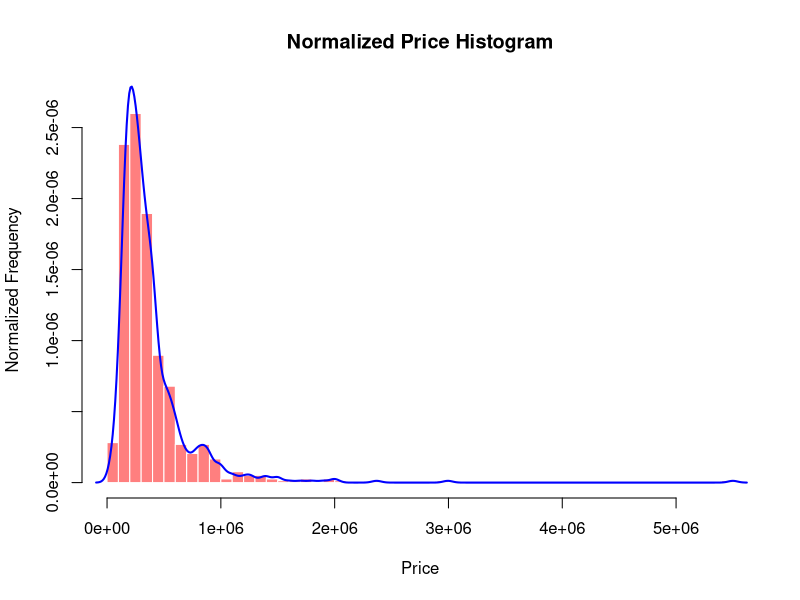
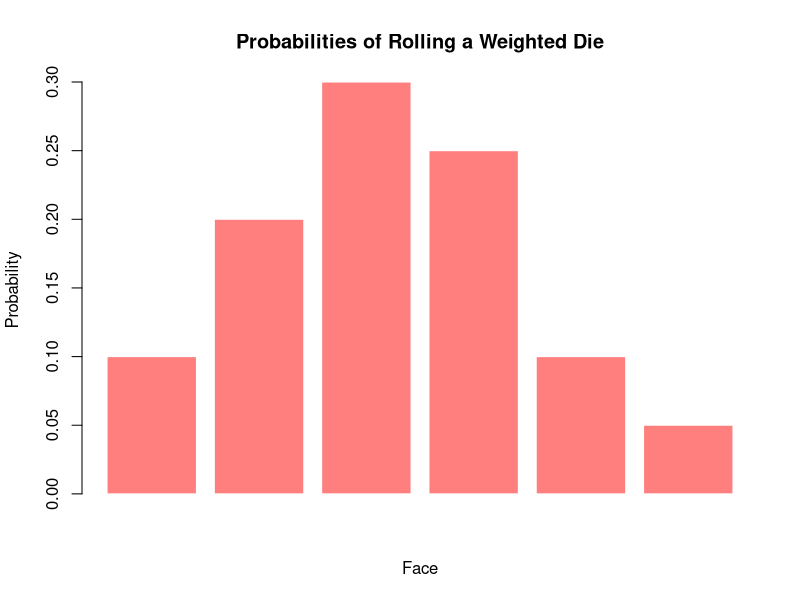
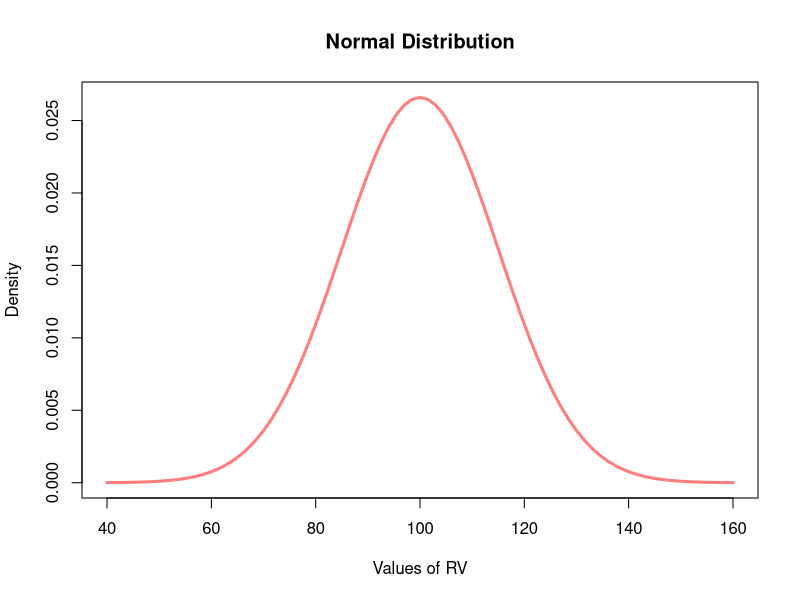
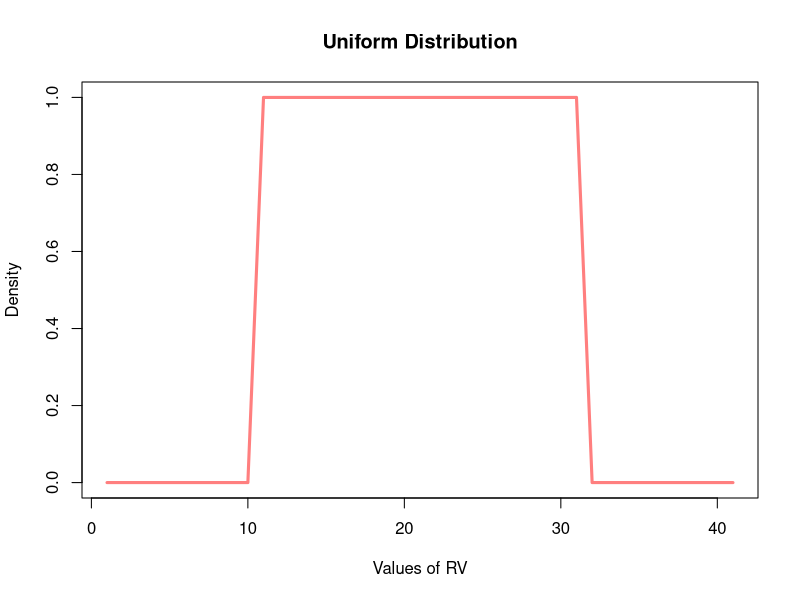
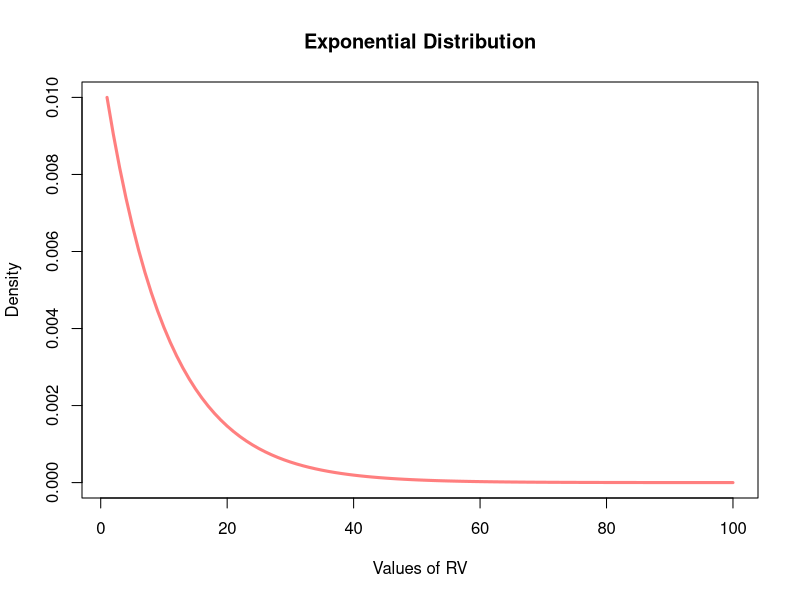
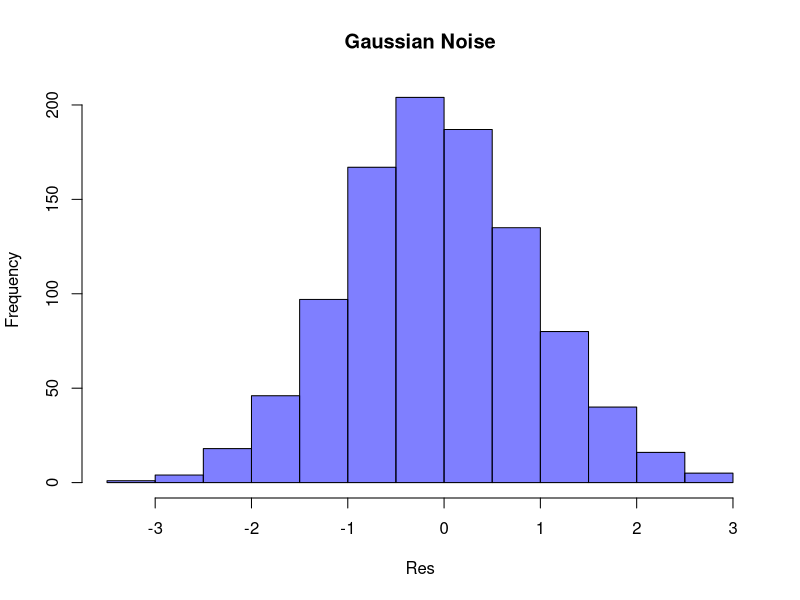
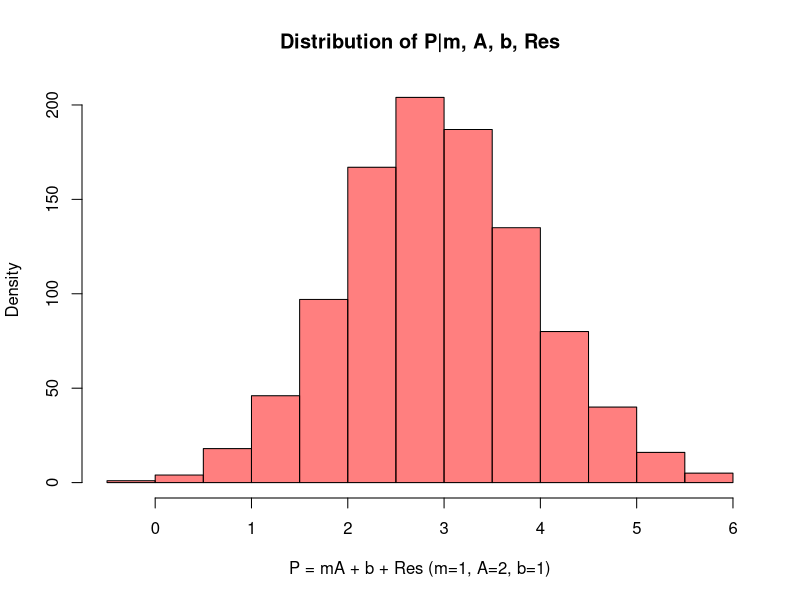
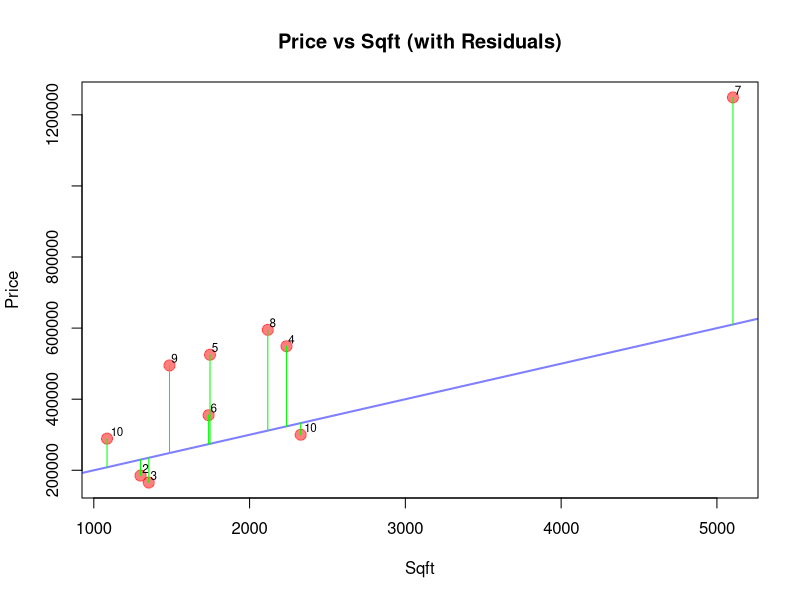

Generate these figures, in order, with R: (Note: this script raises an error after producing the figures.)
library(MASS)
library(calibrate)
setwd('~/RTutorial/Data') #sets working directory
mydata <- read.csv("California_Home_Prices_(2009).csv") #reads in data

#------------------------ Histogram of prices with pdf curve
h<-truehist(mydata$Price, prob=TRUE, col=rgb(1,0,0,0.5), ylim=c(0, 1.2*exp(-13)), xlab="Price", ylab="Normalized Frequency", border="white", main="Normalized Price Histogram") 
lines(density(mydata$Price), col="blue", lwd=2)

#------------------------ Pdf of weighted die
weighted_die = c(0.1, 0.2, 0.3, 0.25, 0.1, 0.05)
barplot(weighted_die, width=1, col=rgb(1,0,0,0.5), xlab="Face", ylab="Probability", border="white", main="Probabilities of Rolling a Weighted Die")

#------------------------ Pdf of normal dist
mean=100; sd=15
x <- seq(from=-4, to=4, by=0.1)*sd + mean
hx <- dnorm(x,mean,sd)
plot(x, hx, type="l", col=rgb(1,0,0,0.5), lwd=3, xlab="Values of RV", ylab="Density", main="Normal Distribution")

#------------------------ Pdf of uniform dist
x <- seq(from=-2, to=2, by=0.1)
uni <- function(x){
  if (x < -1 || x >1){
    return(0)
  }
  else{
    return(1)
  }
}
y <- sapply(x, uni)
plot(y, col=rgb(1,0,0,0.5), type="l", lwd=3, xlab="Values of RV", ylab="Density", main="Uniform Distribution")

#------------------------ Pdf of exponential dist
x <- seq(0,1000,length=100)
plot(dexp(x, rate = 0.01, log = FALSE), type="l", col=rgb(1,0,0,0.5), lwd=3, xlab="Values of RV", ylab="Density", main="Exponential Distribution")

#------------------------ Histogram of Res compared with that of P|P|m, A, b, Res
set.seed(124)

norm <- rnorm(1000)
hist(norm, breaks=20, col=rgb(0,0,1,0.5), xlab="Res", ylab="Frequency", main="Gaussian Noise")

lm <- function(r) 2 + 1 + r
p <- sapply(norm, lm)
hist(p, breaks=20, col=rgb(1,0,0,0.5), xlab="P = mA + b + Res (m=1, A=2, b=1)", ylab="Density", main="Distribution of P|m, A, b, Res")


#------------------------ Plotting Residuals
mysample = mydata[sample(nrow(mydata), 10), ] #randomly sample 10 rows from data

#scatter plot those 10 data points
plot(mysample$Sqft, mysample$Price, main="Price vs Sqft (with Residuals)", col=rgb(1,0,0,0.5),
     xlab="Sqft", ylab="Price", pch=19, cex=1.5)

#add graph of linear model
slope <- 100
intercept <- 100000
abline(a=intercept, b=slope, col=rgb(0,0,1,0.5), lwd=2)

#make predictions using model
model <- function(x) slope * x + intercept
predict <- sapply(mysample$Sqft, model)

#draw residuals
segments(mysample$Sqft, mysample$Price, mysample$Sqft, predict, col="green")

#label residuals
res <- 1:10  
for (i in c(1:10)){
  res[1] <- toString(i)
}

textxy(mysample$Sqft, mysample$Price, res, cex=0.7)

#------------------------ Polynomial regression overfitting
set.seed(100)
x <- seq(from=0, to=20, by=2)
y <- 10 + .2 * (x-10)^3
noise <- rnorm(length(x), mean=0, sd=100)
noisy_y <- y + noise

rainbowcols <- rainbow(7, s = 0.5)

plot(x, noisy_y, col='red', xlab='x', main='Observed data from 3rd model', pch=19)
y.pm <- lm(noisy_y ~ poly(x, 1))
lines(x, predict(y.pm, data.frame(x=x)), col=rainbowcols[2], lwd=1)
y.pm <- lm(noisy_y ~ poly(x, 2))
lines(x, predict(y.pm, data.frame(x=x)), col=rainbowcols[3], lwd=1)
y.pm <- lm(noisy_y ~ poly(x, 3))
lines(x, predict(y.pm, data.frame(x=x)), col=rainbowcols[4], lwd=1)
y.pm <- lm(noisy_y ~ poly(x, 6))
lines(x, predict(y.pm, data.frame(x=x)), col=rainbowcols[5], lwd=1)
y.pm <- lm(noisy_y ~ poly(x, 8))
lines(x, predict(y.pm, data.frame(x=x)), col=rainbowcols[6], lwd=1)
y.pm <- lm(noisy_y ~ poly(x, 10))
lines(x, predict(y.pm, data.frame(x=x)), col=rainbowcols[7], lwd=1)


#------------------------ Linear regression overfitting
x <- c(0, 5, 6, 8, 10, 12, 15, 25)
y <- 10 + .2 * (x-10)^3

plot(x, y, col='red', xlab='x', main='Observed data from 3rd deg model', pch=19)
y.pm <- lm(y ~ poly(x, 1))
coeffs <- coefficients(y.pm)
lines(x, predict(y.pm, data.frame(x=x)), col=rgb(0,0,1,0.5), lwd=2)
text(2, 500, paste("m = ", round(coeffs[1], 1), "\nb = ", round(coeffs[2], 1)), pos = 4)
